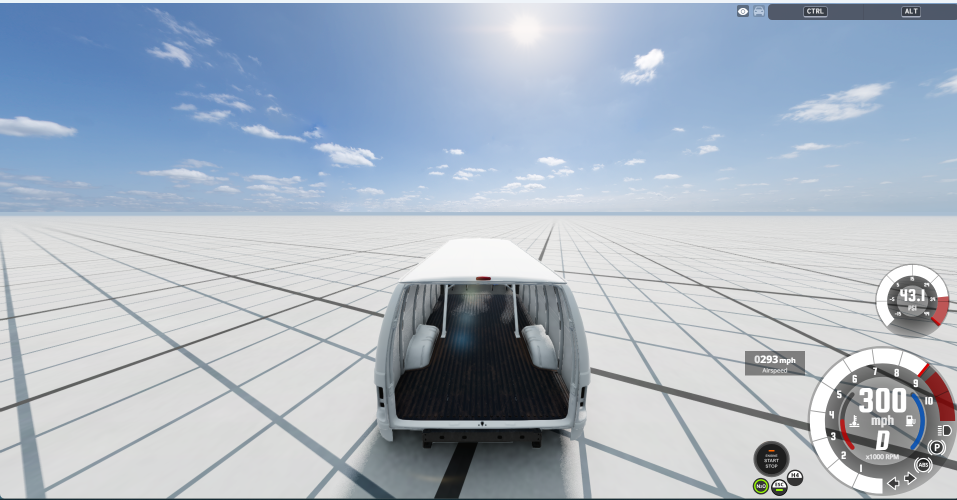
#> input picture 300mph.png, 1914 x 999 px (shown at 1/2 size)
$ python computer_vision2.py
#> lines starting #> are read from the running program, lines starting #| are printed output that depends on the picture
import cv2
img=cv2.imread("300mph.png")
#> img is the input picture: shape (999, 1914, 3); mean B, G, R 196, 182, 170.3
grey=cv2.cvtColor(img,cv2.COLOR_BGR2GRAY)
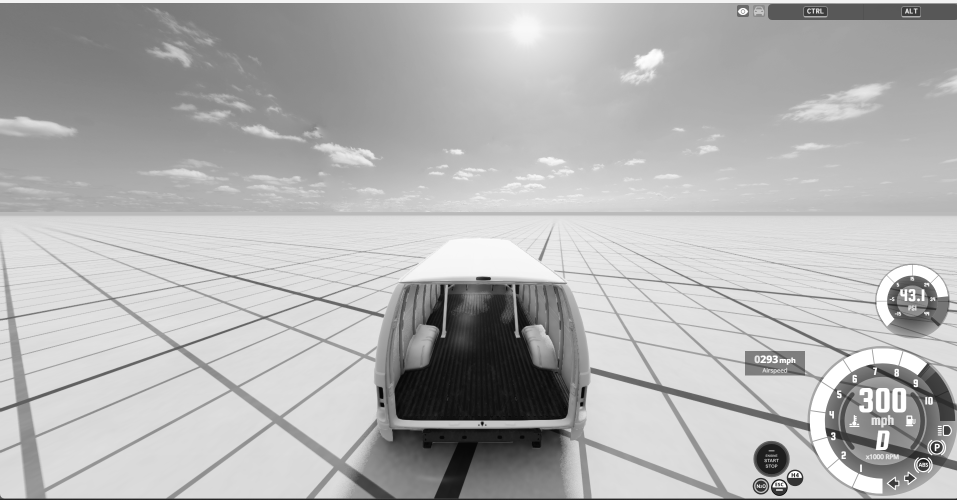
#> grey: shape (999, 1914) (shown at 1/2 size); min 0, max 255, mean 180.1
rgb=cv2.cvtColor(img,cv2.COLOR_BGR2RGB)
crop=img[100:400,100:400]
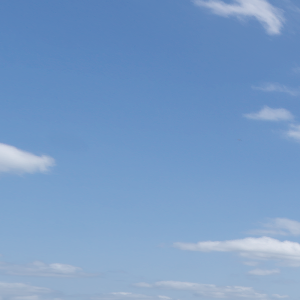
#> crop: shape (300, 300, 3); mean B, G, R 198.9, 156.3, 121.1
brightness=cv2.convertScaleAbs(img,alpha=1.5,beta=50)
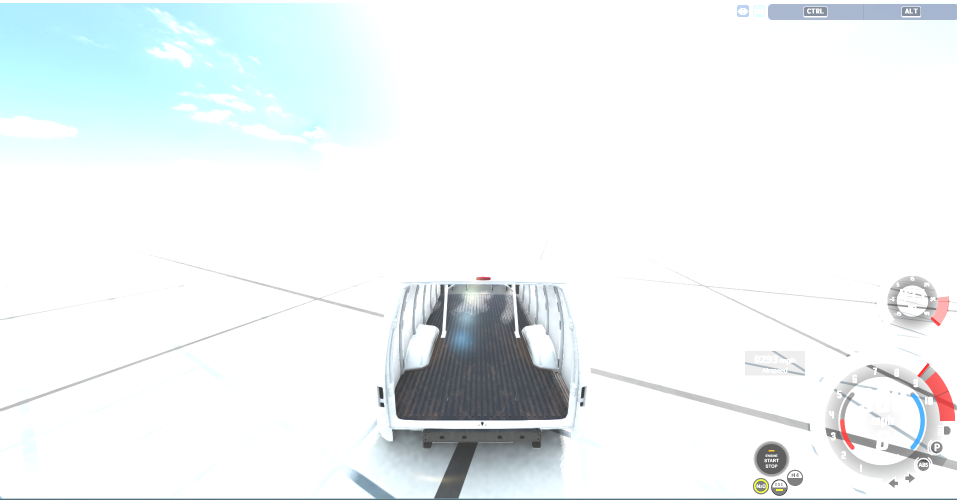
#> brightness: shape (999, 1914, 3) (shown at 1/2 size); mean B, G, R 244.7, 243.9, 238.6
(height, width) = img.shape[:2]
#> height = 999; width = 1914
center=(width//2,height//2)
#> center = (957, 499)
M=cv2.getRotationMatrix2D(center,45,1)
rotation=cv2.warpAffine(img,M,(width,height))
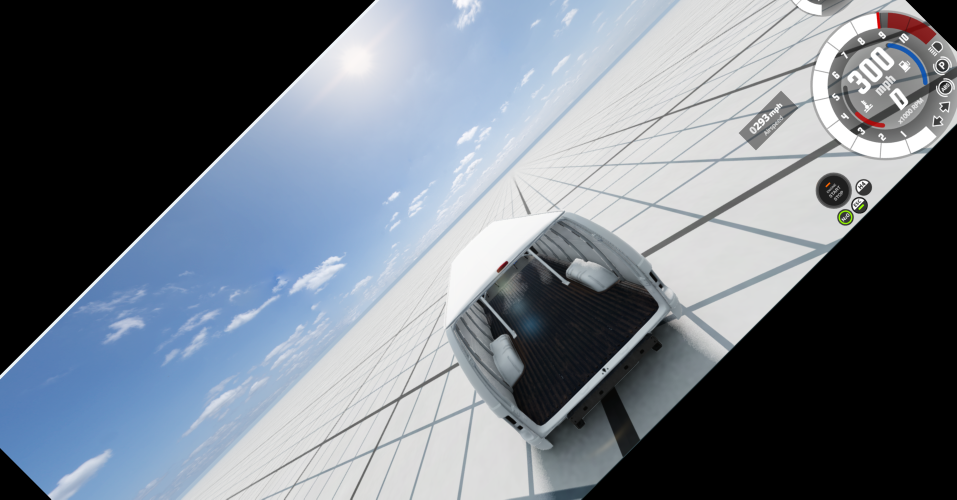
#> rotation: shape (999, 1914, 3) (shown at 1/2 size); mean B, G, R 134, 123.8, 115.5
cv2.imshow("Original Image",img)
cv2.imshow("Greyscale Image",grey)
cv2.imshow("RGB Image",rgb)
cv2.imshow("Cropped Image",crop)
cv2.imshow("Brightened Image",brightness)
cv2.imshow("Rotated Image",rotation)
cv2.waitKey(0)
cv2.destroyAllWindows()
